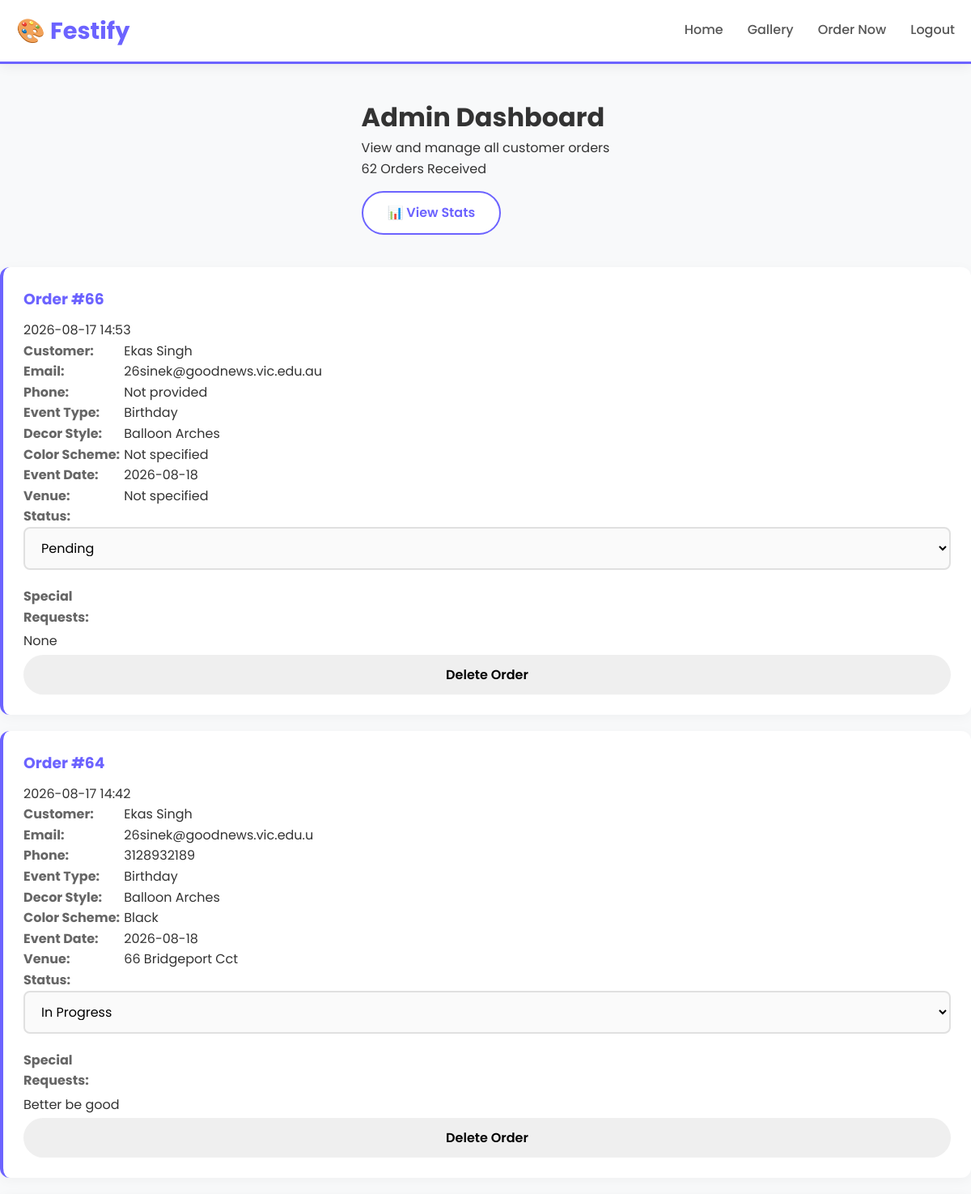
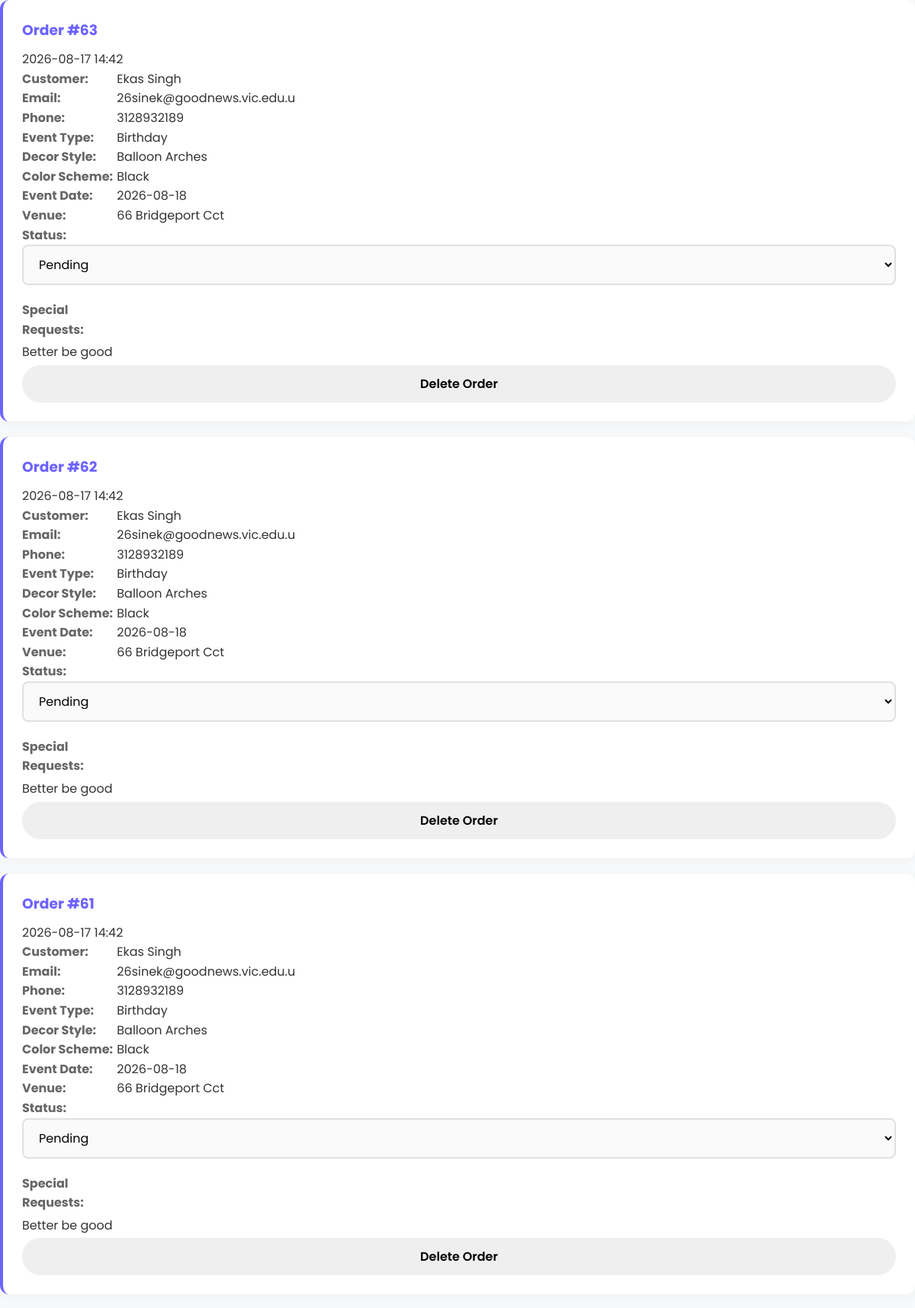
/admin (signed in, upper part), run on the app's committed database (2 pictures, top to bottom).
### tables this page shows
CREATE TABLE orders (
            id INTEGER PRIMARY KEY AUTOINCREMENT,
            customer_name TEXT NOT NULL,
            email TEXT NOT NULL,
            phone TEXT,
            event_type TEXT NOT NULL,
            decor_style TEXT NOT NULL,
            color_scheme TEXT,
            event_date TEXT NOT NULL,
            venue TEXT,
            special_requests TEXT,
            order_date TEXT NOT NULL
        , status TEXT DEFAULT 'Pending');

### app.py (the view)
@app.route("/admin")
def admin():
    if not session.get('logged_in'):
        return redirect("/login")
    search_query = request.args.get('search', '')
    connection = sqlite3.connect(DATABASE)
    cursor = connection.cursor()
    if search_query:
        cursor.execute("SELECT * FROM orders WHERE customer_name LIKE ? ORDER BY id DESC", ('%' + search_query + '%',))
    else:
        cursor.execute("SELECT * FROM orders ORDER BY id DESC")
    orders = cursor.fetchall()
    connection.close()
    return render_template("admin.html", orders=orders, search_query=search_query)

### templates/admin.html (shortened to what this page needs)
<!DOCTYPE html>
<html>
<head>
    <link rel="stylesheet" href="{{ url_for('static', filename='style.css') }}">
</head>
<body>
    <nav class="navbar">
        <div class="nav-container">
            <a href="/" class="nav-logo">🎨 Festify</a>
            <div class="nav-links">
                <a href="/">Home</a>
                <a href="/decor">Gallery</a>
                <a href="/order">Order Now</a>
                <a href="/logout">Logout</a>
            </div>
        </div>
    </nav>
    <div class="container">
        <h1>Admin Dashboard</h1>
    <p>View and manage all customer orders</p>
    <span class="order-count">{{ orders|length }} Orders Received</span>
    <br>
    <a href="/admin/stats" class="btn btn-secondary" style="margin-top: 15px; display: inline-block;">📊 View Stats</a>
        </div>
        {% if orders %}
        <div class="orders-list">
            {% for order in orders %}
            <div class="order-card">
                <div class="order-header">
                    <h3>Order #{{ order[0] }}</h3>
                    <span class="order-date">{{ order[10] }}</span>
                </div>
                <div class="order-details">
                    <div class="order-row">
                        <strong>Customer:</strong> {{ order[1] }}
                    </div>
                    <div class="order-row">
                        <strong>Email:</strong> {{ order[2] }}
                    </div>
                    <div class="order-row">
                        <strong>Phone:</strong> {{ order[3] if order[3] else 'Not provided' }}
                    </div>
                    <div class="order-row">
                        <strong>Event Type:</strong> {{ order[4] }}
                    </div>
                    <div class="order-row">
                        <strong>Decor Style:</strong> {{ order[5] }}
                    </div>
                    <div class="order-row">
                        <strong>Color Scheme:</strong> {{ order[6] if order[6] else 'Not specified' }}
                    </div>
                    <div class="order-row">
                        <strong>Event Date:</strong> {{ order[7] }}
                    </div>
                    <div class="order-row">
                        <strong>Venue:</strong> {{ order[8] if order[8] else 'Not specified' }}
                    </div>
                    <div class="order-row">
                        <strong>Status:</strong>
                        <form action="/update_status/{{ order[0] }}" method="POST" class="status-form">
                            <select name="status" onchange="this.form.submit()">
                                <option value="Pending" {% if order[11] == 'Pending' %}selected{% endif %}>Pending</option>
                                <option value="In Progress" {% if order[11] == 'In Progress' %}selected{% endif %}>In Progress</option>
                            </select>
                        </form>
                    </div>
                    <div class="order-row full-width">
                        <strong>Special Requests:</strong>
                        <p>{{ order[9] if order[9] else 'None' }}</p>
                    </div>
                    <div class="order-row full-width">
                        <form action="/delete_order/{{ order[0] }}" method="POST" onsubmit="return confirm('Are you sure you want to delete this order?')">
                            <button type="submit" class="btn btn-danger">Delete Order</button>
                        </form>
                    </div>
                </div>
            </div>
            {% endfor %}
        </div>
        {% else %}
        <div class="empty-state">
            <p>No orders have been placed yet.</p>
            <a href="/" class="btn btn-primary">Return Home</a>
        </div>
        {% endif %}
</body>
</html>

### static/style.css (style rules this page uses)
* { margin: 0; padding: 0; box-sizing: border-box; }
body { font-family: 'Poppins', sans-serif; background: #f8f9fa; color: #333; min-height: 100vh; display: flex; flex-direction: column; line-height: 1.6; }
a { text-decoration: none; color: inherit; }
.container { max-width: 1200px; margin: 0 auto; padding: 40px 20px; flex: 1; }
.navbar { background: white; box-shadow: 0 2px 15px rgba(0, 0, 0, 0.08); padding: 15px 0; position: sticky; top: 0; z-index: 1000; border-bottom: 3px solid #6C63FF; }
.nav-container { max-width: 1200px; margin: 0 auto; padding: 0 20px; display: flex; justify-content: space-between; align-items: center; flex-wrap: wrap; gap: 15px; }
.nav-logo { font-size: 1.8rem; font-weight: 700; color: #6C63FF; transition: transform 0.3s; }
.nav-links { display: flex; gap: 30px; align-items: center; flex-wrap: wrap; }
.nav-links a { color: #555; font-weight: 500; transition: color 0.3s; padding: 5px 0; border-bottom: 2px solid transparent; }
.btn { display: inline-block; padding: 12px 30px; border-radius: 30px; font-weight: 600; transition: all 0.3s ease; border: none; cursor: pointer; font-size: 1rem; font-family: inherit; text-align: center; }
.btn-secondary { background: white; color: #6C63FF; border: 2px solid #6C63FF; }
form input, form select, form textarea { width: 100%; padding: 12px 16px; border: 2px solid #e0e0e0; border-radius: 8px; font-size: 1rem; transition: all 0.3s ease; font-family: inherit; background: #fafafa; margin-bottom: 20px; }
form button { width: 100%; }
.order-card { background: white; padding: 25px; border-radius: 12px; box-shadow: 0 3px 15px rgba(0, 0, 0, 0.04); border-left: 4px solid #6C63FF; margin-bottom: 20px; }
.order-card h3 { color: #6C63FF; margin-bottom: 10px; }
.order-card p { padding: 4px 0; }
.order-card strong { color: #666; display: inline-block; width: 120px; }

### data on the page
orders: id "66", order_date "2026-08-17 14:53", customer_name "Ekas Singh", email "26sinek@goodnews.vic.edu.au", phone "Not provided", event_type "Birthday", decor_style "Balloon Arches", color_scheme "Not specified", event_date "2026-08-18", venue "Not specified", status "Pending", special_requests "None"
orders: id "64", order_date "2026-08-17 14:42", customer_name "Ekas Singh", email "26sinek@goodnews.vic.edu.u", phone "3128932189", event_type "Birthday", decor_style "Balloon Arches", color_scheme "Black", event_date "2026-08-18", venue "66 Bridgeport Cct", status "In Progress", special_requests "Better be good"
orders: id "63", order_date "2026-08-17 14:42", customer_name "Ekas Singh", email "26sinek@goodnews.vic.edu.u", phone "3128932189", event_type "Birthday", decor_style "Balloon Arches", color_scheme "Black", event_date "2026-08-18", venue "66 Bridgeport Cct", status "Pending", special_requests "Better be good"
orders: id "62", order_date "2026-08-17 14:42", customer_name "Ekas Singh", email "26sinek@goodnews.vic.edu.u", phone "3128932189", event_type "Birthday", decor_style "Balloon Arches", color_scheme "Black", event_date "2026-08-18", venue "66 Bridgeport Cct", status "Pending", special_requests "Better be good"
orders: id "61", order_date "2026-08-17 14:42", customer_name "Ekas Singh", email "26sinek@goodnews.vic.edu.u", phone "3128932189", event_type "Birthday", decor_style "Balloon Arches", color_scheme "Black", event_date "2026-08-18", venue "66 Bridgeport Cct", status "Pending", special_requests "Better be good"

### other printed values
{{ orders|length }} "62"
